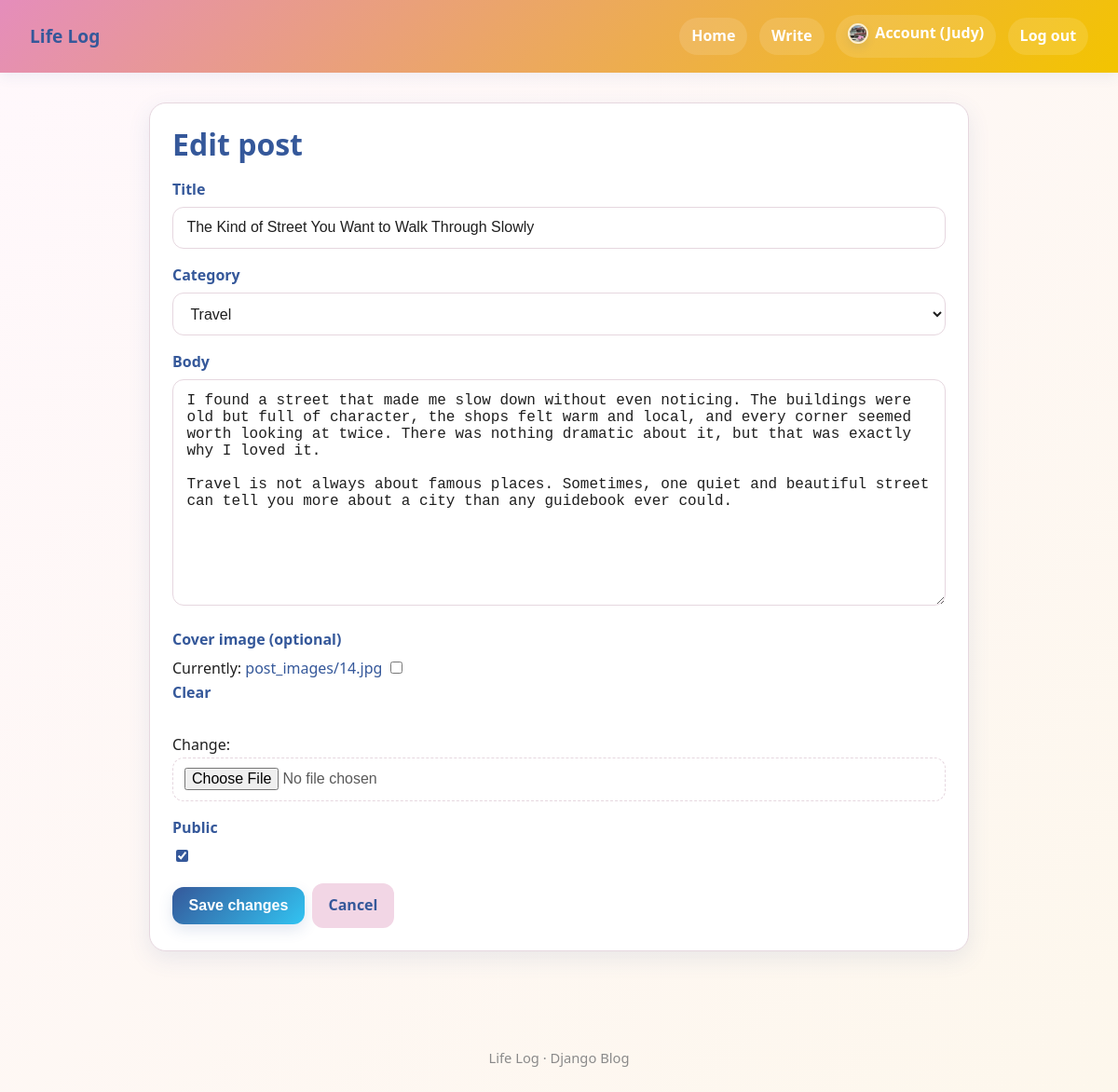
Screenshot of /post/24/edit/ (signed in) with the database file from the repository.
### accounts/models.py (models this page shows, shortened)
class Profile(models.Model):
    user = models.OneToOneField(User, on_delete=models.CASCADE, related_name='profile')
    avatar = models.ImageField(upload_to='avatars/', blank=True, null=True)

### blog/models.py (models this page shows, shortened)
class Post(models.Model):
    CATEGORY_CHOICES = [
        ('life', 'Life'),
        ('study', 'Study'),
        ('travel', 'Travel'),
        ('food', 'Food'),
        ('mood', 'Mood'),
        ('tech', 'Tech'),
    ]
    title = models.CharField(max_length=200)
    content = models.TextField()
    author = models.ForeignKey(User, on_delete=models.CASCADE, related_name='posts')
    image = models.ImageField(upload_to='post_images/', blank=True, null=True)
    created_at = models.DateTimeField(auto_now_add=True)
    updated_at = models.DateTimeField(auto_now=True)
    is_published = models.BooleanField(default=True)
    category = models.CharField(max_length=20, choices=CATEGORY_CHOICES, default='life')
    likes = models.ManyToManyField(User, related_name='liked_posts', blank=True)
    class Meta:
        ordering = ['-created_at']

### blog/views.py (the view)
# urls.py: path('post/<int:pk>/edit/', views.post_edit, name='post_edit'),
@login_required
def post_edit(request, pk):
    post = get_object_or_404(Post, pk=pk, author=request.user)
    if request.method == 'POST':
        form = PostForm(request.POST, request.FILES, instance=post)
        if form.is_valid():
            form.save()
            messages.success(request, 'Post updated.')
            return redirect(post.get_absolute_url())
        else:
            messages.error(request, 'Please fix the errors below.')
    else:
        form = PostForm(instance=post)
    return render(request, 'blog/post_form.html', {'form': form, 'post': post, 'title': 'Edit post'})

### blog/forms.py
class PostForm(forms.ModelForm):
    class Meta:
        model = Post
        fields = ('title', 'category', 'content', 'image', 'is_published')
        labels = {
            'title': 'Title',
            'content': 'Body',
            'image': 'Cover image (optional)',
            'is_published': 'Public',
        }
        widgets = {
            'content': forms.Textarea(attrs={'rows': 12}),
        }

### templates/blog/post_form.html (shortened to what this page needs)
{% extends 'base.html' %}
{% block content %}
<div class="card">
    <h1 class="section-title" style="margin-bottom: 1rem;">
        {% if form.instance.pk %}Edit post{% else %}Create a new post{% endif %}
    </h1>
    <form method="post" enctype="multipart/form-data">
        {% for field in form %}
            <div class="form-group">
                <label for="{{ field.id_for_label }}">{{ field.label }}</label>
                {{ field }}
            </div>
        {% endfor %}
        <div class="page-actions">
            <button type="submit" class="btn btn-primary">
                {% if form.instance.pk %}Save changes{% else %}Publish post{% endif %}
            </button>
            <a href="{% url 'blog:post_list' %}" class="btn btn-secondary">Cancel</a>
        </div>
    </form>
</div>
{% endblock %}

### templates/base.html (shortened to what this page needs)
{% load static %}
<!DOCTYPE html>
<html lang="zh-CN">
<head>
    <link rel="stylesheet" href="{% static 'css/site.css' %}">
</head>
<body>
    <header class="header">
        <a href="{% url 'blog:post_list' %}"><strong>Life Log</strong></a>
        <nav>
            <a href="{% url 'blog:post_list' %}">Home</a>
            {% if user.is_authenticated %}
                <a href="{% url 'blog:post_create' %}">Write</a>
                <a href="{% url 'accounts:settings' %}">
                    <span class="nav-user">
                        {% if user.profile.avatar %}
                            <img class="avatar avatar-xs" src="{{ user.profile.avatar.url }}" alt="avatar">
                        {% else %}
                            <img class="avatar avatar-xs" src="{% static 'img/avatar-default.png' %}" alt="avatar">
                        {% endif %}
                        Account ({{ user.username }})
                    </span>
                </a>
                <a href="{% url 'accounts:logout' %}">Log out</a>
            {% else %}
                <a href="{% url 'accounts:login' %}">Log in</a>
                <a href="{% url 'accounts:register' %}">Sign up</a>
            {% endif %}
        </nav>
    </header>
    <main class="container">
        {% block content %}{% endblock %}
    </main>
    <footer>
        <p>Life Log · Django Blog</p>
    </footer>
</body>
</html>

### static/css/site.css (style rules this page uses)
:root { --site-primary: #35589A; --site-primary-hover: #2C4A82; --site-primary-dark: #223B68; --site-pink: #E58DBB; --site-pink-soft: #F2D6E5; --site-yellow: #F3C400; --site-yellow-soft: #F1E2B8; --site-cyan: #32C4F2; --site-cyan-soft: rgba(50, 196, 242, 0.14); --site-orange: #E9782A; --site-bg: #FFF8FC; --site-bg-warm: #FDF7EC; --site-surface: #FFFFFF; --site-surface-soft: #FFFDFD; --site-surface-warm: #FDF7EC; --site-border: #E6D7DF; --site-border-soft: rgba(233, 120, 42, 0.16); --site-text: #1F1F1F; --site-text-secondary: #5A5A5A; --site-text-muted: #8A8A8A; --site-success-bg: #D4EDDA; --site-success-text: #155724; --site-error-bg: #F8D7DA; --site-error-text: #721C24; --site-info-bg: #D1ECF1; --site-info-text: #0C5460; --shadow-soft: 0 4px 14px rgba(53, 88, 154, 0.08); --shadow-card: 0 8px 24px rgba(53, 88, 154, 0.10); --shadow-hover: 0 12px 28px rgba(53, 88, 154, 0.14); --radius-sm: 10px; --radius-md: 14px; --radius-lg: 18px; --radius-xl: 22px; --container-width: 920px; }
* { box-sizing: border-box; }
html, body { margin: 0; padding: 0; }
body { font-family: "Segoe UI", "Microsoft YaHei", sans-serif; background: linear-gradient(135deg, var(--site-bg) 0%, var(--site-bg-warm) 100%); color: var(--site-text); line-height: 1.6; }
img { max-width: 100%; display: block; }
a { color: var(--site-primary); text-decoration: none; transition: color 0.2s ease, background 0.2s ease, transform 0.2s ease; }
h1, h2, h3, h4 { line-height: 1.25; }
.header { background: linear-gradient(135deg, var(--site-pink) 0%, var(--site-yellow) 100%); color: #fff; padding: 1rem 2rem; display: flex; justify-content: space-between; align-items: center; gap: 1rem; box-shadow: var(--shadow-soft); }
.header > a { color: var(--site-primary); font-weight: 700; font-size: 1.2rem; }
.header nav { display: flex; align-items: center; gap: 0.8rem; flex-wrap: wrap; }
.header nav a { color: #fff; padding: 0.45rem 0.8rem; border-radius: 999px; font-weight: 600; background: rgba(255, 255, 255, 0.12); }
.container { width: 100%; max-width: var(--container-width); margin: 0 auto; padding: 2rem 1.25rem; }
footer { text-align: center; padding: 2rem 1rem; color: var(--site-text-muted); font-size: 0.92rem; }
.section-title { margin: 0 0 1.25rem; color: var(--site-primary); font-size: 2rem; font-weight: 700; }
.card { background: var(--site-surface); border: 1px solid var(--site-border); border-radius: var(--radius-lg); box-shadow: var(--shadow-card); padding: 1.5rem; margin-bottom: 1.5rem; }
.btn { display: inline-block; padding: 0.68rem 1.1rem; border-radius: 12px; border: none; cursor: pointer; text-decoration: none; font-size: 1rem; font-weight: 700; transition: transform 0.15s ease, box-shadow 0.2s ease, background 0.2s ease, color 0.2s ease; margin-right: 0.5rem; margin-top: 0.5rem; }
.btn-primary { background: linear-gradient(135deg, var(--site-primary) 0%, var(--site-cyan) 100%); color: #fff; box-shadow: 0 6px 16px rgba(53, 88, 154, 0.14); }
.btn-secondary { background: var(--site-pink-soft); color: var(--site-primary); }
.form-group { margin-bottom: 1rem; }
.form-group label { display: block; margin-bottom: 0.35rem; font-weight: 700; color: var(--site-primary); }
.form-group input, .form-group textarea, .form-group select { width: 100%; padding: 0.78rem 0.9rem; border: 1px solid var(--site-border); border-radius: 12px; font-size: 1rem; color: var(--site-text); background: rgba(255, 255, 255, 0.96); transition: border-color 0.2s ease, box-shadow 0.2s ease, background 0.2s ease; }
.form-group textarea { min-height: 120px; resize: vertical; }
input[type="file"] { width: 100%; padding: 0.65rem 0.75rem; border: 1px dashed var(--site-border); border-radius: 12px; background: rgba(255, 255, 255, 0.9); color: var(--site-text-secondary); }
input[type="checkbox"] { width: auto; margin-right: 0.4rem; accent-color: var(--site-primary); }
.page-actions { display: flex; flex-wrap: wrap; gap: 0.5rem; align-items: center; margin-top: 0.75rem; }
.page-actions .btn { margin: 0; }
.avatar { border-radius: 50%; object-fit: cover; display: inline-block; border: 2px solid rgba(255, 255, 255, 0.75); box-shadow: 0 4px 10px rgba(53, 88, 154, 0.10); }
.avatar-xs { width: 22px; height: 22px; }
.nav-user { display: inline-flex; align-items: center; gap: 0.45rem; }

### rows the page displays
Post: form "The Kind of Street You Want to Walk Through Slowly" "Travel" "I found a street that made me slow down without even noticing. The buildings were old but full of character, the shops felt warm and local, and every corner seemed worth looking at twice. There was nothing dramatic about it, but that was exactly why I loved it. Travel is not always about famous places. Sometimes, one quiet and beautiful street can tell you more about a city than any guidebook ever could." "☑"

### other values shown
{{ user.username }} "Judy"
{{ field.label }} "Title" "Category" "Body" "Cover image (optional)" "Public"
